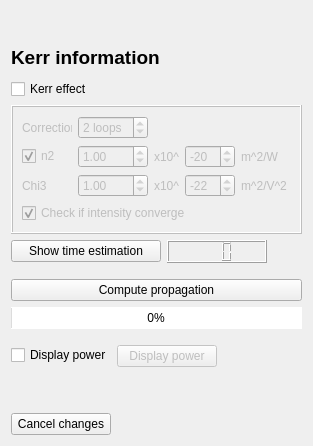
         <widget class="QWidget" name="tabWidget_compute">
          <attribute name="title">
           <string>Compute</string>
          </attribute>
          <layout class="QHBoxLayout" name="horizontalLayout">
           <item>
            <layout class="QVBoxLayout" name="verticalLayout_compute_plot">
             <item>
              <layout class="QVBoxLayout" name="verticalLayout_compute">
               <item>
                <widget class="QLabel" name="label_kerr_informations">
                 <property name="minimumSize">
                  <size>
                   <width>0</width>
                   <height>62</height>
                  </size>
                 </property>
                 <property name="maximumSize">
                  <size>
                   <width>16777215</width>
                   <height>30</height>
                  </size>
                 </property>
                 <property name="mouseTracking">
                  <bool>true</bool>
                 </property>
                 <property name="text">
                  <string>&lt;html&gt;&lt;head/&gt;&lt;body&gt;&lt;p&gt;&lt;span style=&quot; font-size:14pt; font-weight:600;&quot;&gt;Kerr information&lt;/span&gt;&lt;/p&gt;&lt;/body&gt;&lt;/html&gt;</string>
                 </property>
                </widget>
               </item>
               <item>
                <widget class="QCheckBox" name="checkBox_kerr">
                 <property name="enabled">
                  <bool>true</bool>
                 </property>
                 <property name="toolTip">
                  <string>Activate the non-linear effect: Kerr effect</string>
                 </property>
                 <property name="text">
                  <string>Kerr effect</string>
                 </property>
                 <property name="checked">
                  <bool>false</bool>
                 </property>
                </widget>
               </item>
               <item>
                <widget class="QFrame" name="frame_kerr">
                 <property name="enabled">
                  <bool>false</bool>
                 </property>
                 <property name="minimumSize">
                  <size>
                   <width>250</width>
                   <height>0</height>
                  </size>
                 </property>
                 <property name="maximumSize">
                  <size>
                   <width>300</width>
                   <height>16777215</height>
                  </size>
                 </property>
                 <property name="frameShape">
                  <enum>QFrame::Box</enum>
                 </property>
                 <property name="frameShadow">
                  <enum>QFrame::Raised</enum>
                 </property>
                 <layout class="QGridLayout" name="gridLayout_3">
                  <item row="1" column="1">
                   <widget class="QDoubleSpinBox" name="doubleSpinBox_n2_significand">
                    <property name="minimumSize">
                     <size>
                      <width>50</width>
                      <height>0</height>
                     </size>
                    </property>
                    <property name="maximumSize">
                     <size>
                      <width>70</width>
                      <height>16777215</height>
                     </size>
                    </property>
                    <property name="toolTip">
                     <string>Nonlinear refractive index define as n2=3*chi3/(4*n_0^2*ϵ_0*c))</string>
                    </property>
                    <property name="correctionMode">
                     <enum>QAbstractSpinBox::CorrectToNearestValue</enum>
                    </property>
                    <property name="suffix">
                     <string/>
                    </property>
                    <property name="maximum">
                     <double>9.990000000000000</double>
                    </property>
                    <property name="value">
                     <double>1.000000000000000</double>
                    </property>
                   </widget>
                  </item>
                  <item row="0" column="1">
                   <widget class="QSpinBox" name="spinBox_kerr_loop">
                    <property name="minimumSize">
                     <size>
                      <width>70</width>
                      <height>0</height>
                     </size>
                    </property>
                    <property name="maximumSize">
                     <size>
                      <width>70</width>
                      <height>16777215</height>
                     </size>
                    </property>
                    <property name="toolTip">
                     <string>Number of corrective loop for the Kerr effect</string>
                    </property>
                    <property name="correctionMode">
                     <enum>QAbstractSpinBox::CorrectToNearestValue</enum>
                    </property>
                    <property name="suffix">
                     <string> loops</string>
                    </property>
                    <property name="minimum">
                     <number>1</number>
                    </property>
                    <property name="maximum">
                     <number>100</number>
                    </property>
                    <property name="value">
                     <number>2</number>
                    </property>
                   </widget>
                  </item>
                  <item row="3" column="0">
                   <widget class="QLabel" name="label_chi3">
                    <property name="maximumSize">
                     <size>
                      <width>50</width>
                      <height>16777215</height>
                     </size>
                    </property>
                    <property name="toolTip">
                     <string>Induce a change in refractive index as delta_n_NL = 3*chi3/(8*n_0)*|E^2|</string>
                    </property>
                    <property name="text">
                     <string>Chi3</string>
                    </property>
                   </widget>
                  </item>
                  <item row="3" column="1">
                   <widget class="QDoubleSpinBox" name="doubleSpinBox_chi3_significand">
                    <property name="enabled">
                     <bool>false</bool>
                    </property>
                    <property name="minimumSize">
                     <size>
                      <width>50</width>
                      <height>0</height>
                     </size>
                    </property>
                    <property name="maximumSize">
                     <size>
                      <width>70</width>
                      <height>16777215</height>
                     </size>
                    </property>
                    <property name="toolTip">
                     <string>The X(3) Electric susceptibility of the material</string>
                    </property>
                    <property name="correctionMode">
                     <enum>QAbstractSpinBox::CorrectToNearestValue</enum>
                    </property>
                    <property name="suffix">
                     <string/>
                    </property>
                    <property name="maximum">
                     <double>9.990000000000000</double>
                    </property>
                    <property name="value">
                     <double>1.000000000000000</double>
                    </property>
                   </widget>
                  </item>
                  <item row="0" column="0">
                   <widget class="QLabel" name="label_correction_loop">
                    <property name="maximumSize">
                     <size>
                      <width>50</width>
                      <height>16777215</height>
                     </size>
                    </property>
                    <property name="text">
                     <string>Correction</string>
                    </property>
                   </widget>
                  </item>
                  <item row="1" column="0">
                   <widget class="QCheckBox" name="checkBox_n2">
                    <property name="maximumSize">
                     <size>
                      <width>50</width>
                      <height>16777215</height>
                     </size>
                    </property>
                    <property name="toolTip">
                     <string>Indice a change in refractive index proportional to the beam intensity as delta_n_NL=n_2*I</string>
                    </property>
                    <property name="text">
                     <string>n2</string>
                    </property>
                    <property name="checked">
                     <bool>true</bool>
                    </property>
                   </widget>
                  </item>
                  <item row="1" column="3">
                   <widget class="QSpinBox" name="spinBox_n2_exponent">
                    <property name="minimumSize">
                     <size>
                      <width>50</width>
                      <height>0</height>
                     </size>
                    </property>
                    <property name="maximumSize">
                     <size>
                      <width>50</width>
                      <height>16777215</height>
                     </size>
                    </property>
                    <property name="correctionMode">
                     <enum>QAbstractSpinBox::CorrectToNearestValue</enum>
                    </property>
                    <property name="suffix">
                     <string/>
                    </property>
                    <property name="minimum">
                     <number>-50</number>
                    </property>
                    <property name="maximum">
                     <number>50</number>
                    </property>
                    <property name="value">
                     <number>-20</number>
                    </property>
                   </widget>
                  </item>
                  <item row="1" column="4">
                   <widget class="QLabel" name="label_n2_unit">
                    <property name="minimumSize">
                     <size>
                      <width>40</width>
                      <height>0</height>
                     </size>
                    </property>
                    <property name="maximumSize">
                     <size>
                      <width>40</width>
                      <height>16777215</height>
                     </size>
                    </property>
                    <property name="text">
                     <string>m^2/W</string>
                    </property>
                   </widget>
                  </item>
                  <item row="3" column="3">
                   <widget class="QSpinBox" name="spinBox_chi3_exponent">
                    <property name="enabled">
                     <bool>false</bool>
                    </property>
                    <property name="minimumSize">
                     <size>
                      <width>50</width>
                      <height>0</height>
                     </size>
                    </property>
                    <property name="maximumSize">
                     <size>
                      <width>50</width>
                      <height>16777215</height>
                     </size>
                    </property>
                    <property name="correctionMode">
                     <enum>QAbstractSpinBox::CorrectToNearestValue</enum>
                    </property>
                    <property name="suffix">
                     <string/>
                    </property>
                    <property name="minimum">
                     <number>-50</number>
                    </property>
                    <property name="maximum">
                     <number>50</number>
                    </property>
                    <property name="value">
                     <number>-22</number>
                    </property>
                   </widget>
                  </item>
                  <item row="1" column="2">
                   <widget class="QLabel" name="label_n2_exponent">
                    <property name="minimumSize">
                     <size>
                      <width>25</width>
                      <height>0</height>
                     </size>
                    </property>
                    <property name="maximumSize">
                     <size>
                      <width>25</width>
                      <height>16777215</height>
                     </size>
                    </property>
                    <property name="text">
                     <string>x10^</string>
                    </property>
                   </widget>
                  </item>
                  <item row="3" column="4">
                   <widget class="QLabel" name="label_chi3_unit">
                    <property name="minimumSize">
                     <size>
                      <width>50</width>
                      <height>0</height>
                     </size>
                    </property>
                    <property name="maximumSize">
                     <size>
                      <width>50</width>
                      <height>16777215</height>
                     </size>
                    </property>
                    <property name="text">
                     <string>m^2/V^2</string>
                    </property>
                   </widget>
                  </item>
                  <item row="3" column="2">
                   <widget class="QLabel" name="label_chi3_exponent">
                    <property name="minimumSize">
                     <size>
                      <width>25</width>
                      <height>0</height>
                     </size>
                    </property>
                    <property name="maximumSize">
                     <size>
                      <width>25</width>
                      <height>16777215</height>
                     </size>
                    </property>
                    <property name="text">
                     <string>x10^</string>
                    </property>
                   </widget>
                  </item>
                  <item row="4" column="0" colspan="5">
                   <widget class="QCheckBox" name="checkBox_variance">
                    <property name="toolTip">
                     <string>Use this control to make sure the intensities converge</string>
                    </property>
                    <property name="text">
                     <string>Check if intensity converge</string>
                    </property>
                    <property name="checked">
                     <bool>true</bool>
                    </property>
                   </widget>
                  </item>
                 </layout>
                </widget>
               </item>
               <item>
                <layout class="QFormLayout" name="formLayout_estimate">
                 <item row="0" column="1">
                  <widget class="QLCDNumber" name="estimate_time_display">
                   <property name="enabled">
                    <bool>true</bool>
                   </property>
                   <property name="minimumSize">
                    <size>
                     <width>100</width>
                     <height>0</height>
                    </size>
                   </property>
                   <property name="maximumSize">
                    <size>
                     <width>100</width>
                     <height>16777215</height>
                    </size>
                   </property>
                   <property name="toolTip">
                    <string>Displayed the estimation time needed to do the propagation</string>
                   </property>
                   <property name="statusTip">
                    <string>Show the estimate computation time</string>
                   </property>
                   <property name="digitCount">
                    <number>3</number>
                   </property>
                   <property name="segmentStyle">
                    <enum>QLCDNumber::Filled</enum>
                   </property>
                  </widget>
                 </item>
                 <item row="0" column="0">
                  <widget class="QPushButton" name="pushButton_estimate_time">
                   <property name="minimumSize">
                    <size>
                     <width>150</width>
                     <height>0</height>
                    </size>
                   </property>
                   <property name="maximumSize">
                    <size>
                     <width>150</width>
                     <height>16777215</height>
                    </size>
                   </property>
                   <property name="toolTip">
                    <string>When pressed, displayed the estimation time needed to do the propagation</string>
                   </property>
                   <property name="text">
                    <string>Show time estimation</string>
                   </property>
                  </widget>
                 </item>
                </layout>
               </item>
               <item>
                <spacer name="verticalSpacer_kerr">
                 <property name="orientation">
                  <enum>Qt::Vertical</enum>
                 </property>
                 <property name="sizeType">
                  <enum>QSizePolicy::Maximum</enum>
                 </property>
                 <property name="sizeHint" stdset="0">
                  <size>
                   <width>20</width>
                   <height>10</height>
                  </size>
                 </property>
                </spacer>
               </item>
               <item>
                <widget class="QPushButton" name="calculateButton_compute">
                 <property name="minimumSize">
                  <size>
                   <width>250</width>
                   <height>0</height>
                  </size>
                 </property>
                 <property name="maximumSize">
                  <size>
                   <width>300</width>
                   <height>16777215</height>
                  </size>
                 </property>
                 <property name="cursor">
                  <cursorShape>PointingHandCursor</cursorShape>
                 </property>
                 <property name="toolTip">
                  <string>Compute beam propagation</string>
                 </property>
                 <property name="text">
                  <string>Compute propagation</string>
                 </property>
                </widget>
               </item>
               <item>
                <widget class="QProgressBar" name="progressBar_compute">
                 <property name="enabled">
                  <bool>true</bool>
                 </property>
                 <property name="minimumSize">
                  <size>
                   <width>250</width>
                   <height>0</height>
                  </size>
                 </property>
                 <property name="maximumSize">
                  <size>
                   <width>300</width>
                   <height>16777215</height>
                  </size>
                 </property>
                 <property name="contextMenuPolicy">
                  <enum>Qt::ActionsContextMenu</enum>
                 </property>
                 <property name="toolTip">
                  <string>Display the progression calculation</string>
                 </property>
                 <property name="styleSheet">
                  <string notr="true">background-color : white; border : 1px</string>
                 </property>
                 <property name="value">
                  <number>0</number>
                 </property>
                 <property name="alignment">
                  <set>Qt::AlignCenter</set>
                 </property>
                 <property name="textVisible">
                  <bool>true</bool>
                 </property>
                 <property name="orientation">
                  <enum>Qt::Horizontal</enum>
                 </property>
                </widget>
               </item>
               <item>
                <spacer name="verticalSpacer_power">
                 <property name="orientation">
                  <enum>Qt::Vertical</enum>
                 </property>
                 <property name="sizeType">
                  <enum>QSizePolicy::Maximum</enum>
                 </property>
                 <property name="sizeHint" stdset="0">
                  <size>
                   <width>20</width>
                   <height>10</height>
                  </size>
                 </property>
                </spacer>
               </item>
               <item>
                <layout class="QFormLayout" name="formLayout_power">
                 <item row="0" column="0">
                  <widget class="QCheckBox" name="checkBox_power">
                   <property name="minimumSize">
                    <size>
                     <width>90</width>
                     <height>0</height>
                    </size>
                   </property>
                   <property name="maximumSize">
                    <size>
                     <width>100</width>
                     <height>16777215</height>
                    </size>
                   </property>
                   <property name="toolTip">
                    <string>Display the power in each guide as power=integral(I(x))</string>
                   </property>
                   <property name="text">
                    <string>Display power</string>
                   </property>
                  </widget>
                 </item>
                 <item row="0" column="1">
                  <widget class="QPushButton" name="pushButton_power">
                   <property name="enabled">
                    <bool>false</bool>
                   </property>
                   <property name="minimumSize">
                    <size>
                     <width>80</width>
                     <height>0</height>
                    </size>
                   </property>
                   <property name="maximumSize">
                    <size>
                     <width>100</width>
                     <height>16777215</height>
                    </size>
                   </property>
                   <property name="text">
                    <string>Display power</string>
                   </property>
                  </widget>
                 </item>
                </layout>
               </item>
               <item>
                <spacer name="verticalSpacer_bottom_3">
                 <property name="orientation">
                  <enum>Qt::Vertical</enum>
                 </property>
                 <property name="sizeHint" stdset="0">
                  <size>
                   <width>20</width>
                   <height>40</height>
                  </size>
                 </property>
                </spacer>
               </item>
              </layout>
             </item>
             <item>
              <widget class="QPushButton" name="pushButton_cancel_compute">
               <property name="maximumSize">
                <size>
                 <width>100</width>
                 <height>16777215</height>
                </size>
               </property>
               <property name="text">
                <string>Cancel changes</string>
               </property>
              </widget>
             </item>
            </layout>
           </item>
           <item>
            <layout class="QVBoxLayout" name="plot_compute"/>
           </item>
          </layout>
         </widget>
